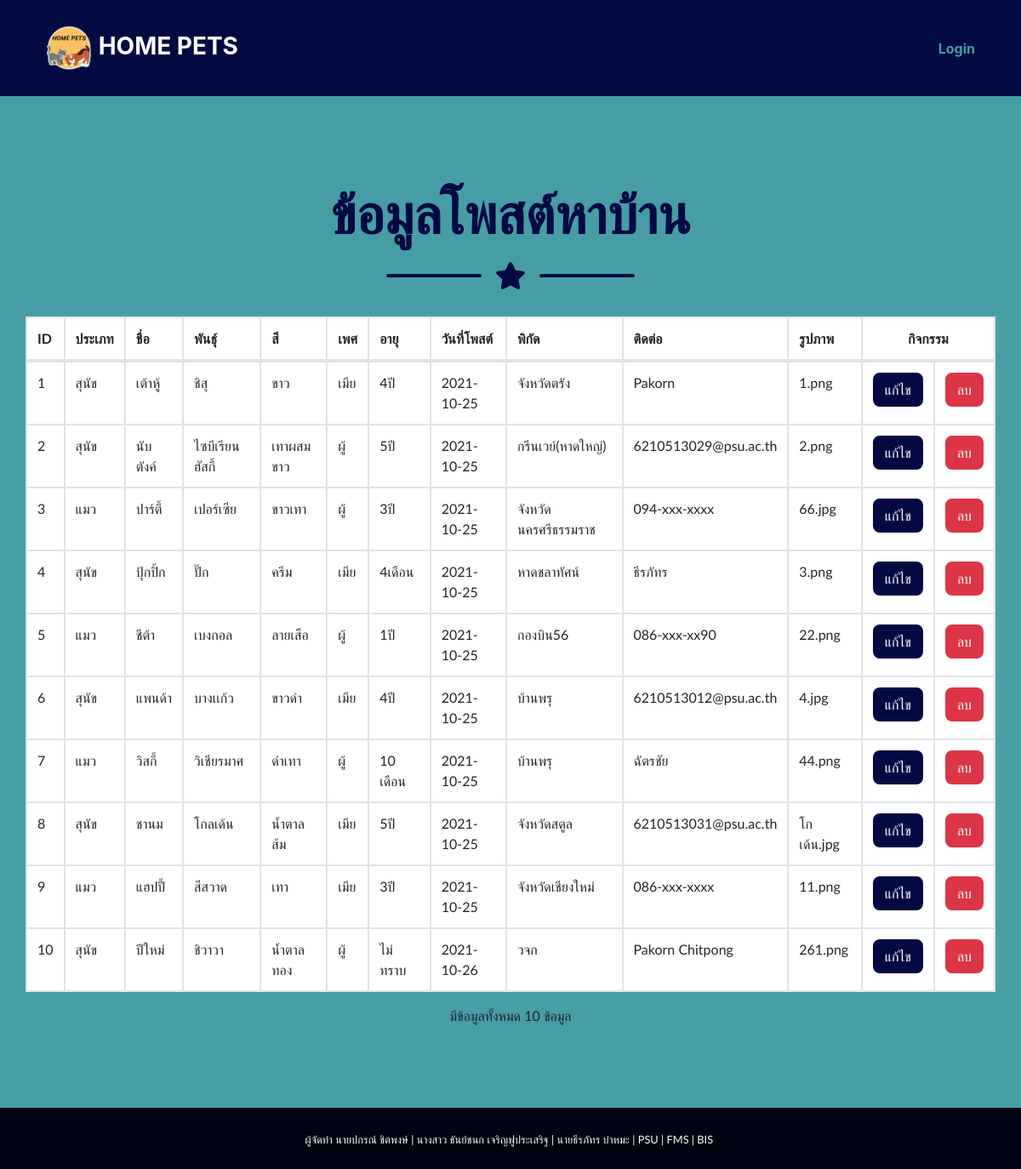
The page /show_user.php on the database its author committed.
### tables this page shows
CREATE TABLE `post` (
  `user_id` int(11) NOT NULL COMMENT 'ID of Post',
  `user_type` varchar(10) NOT NULL COMMENT 'Type',
  `user_name` varchar(50) NOT NULL COMMENT 'Name',
  `user_breed` varchar(50) NOT NULL COMMENT 'Breed',
  `user_color` varchar(50) NOT NULL COMMENT 'Color',
  `user_gender` varchar(20) NOT NULL COMMENT 'Gender',
  `user_age` varchar(50) NOT NULL COMMENT 'Age',
  `user_date` date NOT NULL COMMENT 'Date',
  `user_location` varchar(200) NOT NULL COMMENT 'Location',
  `user_contact` varchar(200) NOT NULL COMMENT 'Contact',
  `user_img` varchar(200) NOT NULL COMMENT 'Image',
  `pet_desc` text DEFAULT NULL
);

### show_user.php (the view, shortened to what this page needs)
<?php
    include_once 'dbconnect.php';
    $sql = "SELECT * FROM post ORDER BY user_id ASC";
    $result = mysqli_query($con, $sql);
    $cnt = 1;
 ?>
 <!DOCTYPE html>
 <html>
 <head>
 <head>
    <link href="css/styles.css" rel="stylesheet">
    <link rel="stylesheet" href="css/heading.css">
    <link rel="stylesheet" href="css/body.css">
</head>
<body id="page-top">
	<nav class="navbar navbar-expand-lg bg-secondary fixed-top" id="mainNav">
        <div class="container"><a class="navbar-brand js-scroll-trigger" href="index.php"><img src="assets/img/image0_copy.png" height="55" width="55">      HOME PETS</a>
            <div class="collapse navbar-collapse" id="navbarResponsive">
                <ul class="navbar-nav ml-auto">
                 <?php if (isset($_SESSION['name'])) { ?>
                    <li class="nav-item mx-0 mx-lg-1"><a class="nav-link py-3 px-0 px-lg-3 rounded js-scroll-trigger">ผู้ดูแลระบบ <?php echo $_SESSION['name'] ?></a></li>
                    <li class="nav-item mx-0 mx-lg-1"><a class="nav-link py-3 px-0 px-lg-3 rounded js-scroll-trigger" href="logout.php">ออกจากระบบ</a></li>
                 <?php } else { ?>
     			    <li><a href="login.php">Login</a></li>
                <?php } ?>
     		</ul>
     	</div>
            </div>
    </nav>
 <header class="masthead bg-primary">
 <div class="container">
     <div class="row">
         <div class="col-xs-8 col-xs-offset-2">
           <br>
            <h1 class="masthead-heading mb-0 text-secondary text-center">ข้อมูลโพสต์หาบ้าน</h1>
       				 <div class="divider-custom">
           				<div class="divider-custom-line"></div>
            			<div class="divider-custom-icon"><i class="fas fa-star"></i></div>
            			<div class="divider-custom-line"></div>
        			</div>
            <div class="table-responsive">
                <table class="table table-bordered  bg-white ">
                    <thead>
                     <tr>
                         <th>ID</th>
                         <th>ประเภท</th>
                         <th>ชื่อ</th>
                         <th>พันธุ์</th>
                         <th>สี</th>
                         <th>เพศ</th>
                         <th>อายุ</th>
                         <th>วันที่โพสต์</th>
                         <th>พิกัด</th>
                         <th>ติดต่อ</th>
                         <th>รูปภาพ</th>
                         <th colspan="2" style="text-align:center">กิจกรรม</th>
                     </tr>
                </thead>
            <tbody>
                <?php while ($row = mysqli_fetch_array($result)) { ?>
                    <tr>
                        <td><?php echo $cnt++; ?></td>
                        <td><?php echo $row['user_type'];?></td>
                        <td><?php echo $row['user_name'];?></td>
                        <td><?php echo $row['user_breed'];?></td>
                        <td><?php echo $row['user_color'];?></td>
                        <td><?php echo $row['user_gender'];?></td>
                        <td><?php echo $row['user_age'];?></td>
                        <td><?php echo $row['user_date'];?></td>
                        <td><?php echo $row['user_location'];?></td>
                        <td><?php echo $row['user_contact'];?></td>
                        <td><?php echo $row['user_img'];?></td>
                        <td><input type="button" value="แก้ไข" name="btn-edit" class="btn btn-secondary" onclick = "update_user (<?php echo $row['user_id']; ?>);"></td>
                        <td><input type="button" value="ลบ" name="btn-delete" class="btn btn-danger" onclick ="delete_user (<?php echo $row['user_id']; ?>);"></td>
                    </tr>
                <?php } ?>
                </tbody>
             </table>
            </div>
            <center><div>มีข้อมูลทั้งหมด <?php echo mysqli_num_rows($result) . " ข้อมูล"; ?></div></center>
        </div>
     </div>
 </div>
</header>
<section class="copyright py-4 text-center text-white">
<div class="container"><small class="pre-wrap">ผู้จัดทำ นายปกรณ์ ชิตพงษ์ | นางสาว ธันย์ชนก เจริญฟูประเสริฐ | นายธีรภัทร บ่าหมะ | PSU | FMS | BIS </small></div></section>
 </body>
 </html>

### rows shown on the page
post: user_type "สุนัข", user_name "เต้าหู้", user_breed "ชิสุ", user_color "ขาว", user_gender "เมีย", user_age "4ปี", user_date "2021-10-25", user_location "จังหวัดตรัง", user_contact "Pakorn", user_img "1.png"
post: user_type "สุนัข", user_name "นับตังค์", user_breed "ไซบีเรียน ฮัสกี้", user_color "เทาผสมขาว", user_gender "ผู้", user_age "5ปี", user_date "2021-10-25", user_location "กรีนเวย์(หาดใหญ่)", user_contact "6210513029@psu.ac.th", user_img "2.png"
post: user_type "แมว", user_name "ปาร์ตี้", user_breed "เปอร์เซีย", user_color "ขาวเทา", user_gender "ผู้", user_age "3ปี", user_date "2021-10-25", user_location "จังหวัดนครศรีธรรมราช", user_contact "094-xxx-xxxx", user_img "66.jpg"
post: user_type "สุนัข", user_name "ปุ้กปิ้ก", user_breed "ปั๊ก", user_color "ครีม", user_gender "เมีย", user_age "4เดือน", user_date "2021-10-25", user_location "หาดชลาทัศน์", user_contact "ธีรภัทร", user_img "3.png"
post: user_type "แมว", user_name "ชีต้า", user_breed "เบงกอล", user_color "ลายเสือ", user_gender "ผู้", user_age "1ปี", user_date "2021-10-25", user_location "กองบิน56", user_contact "086-xxx-xx90", user_img "22.png"
post: user_type "สุนัข", user_name "แพนด้า", user_breed "บางเเก้ว", user_color "ขาวดำ", user_gender "เมีย", user_age "4ปี", user_date "2021-10-25", user_location "บ้านพรุ", user_contact "6210513012@psu.ac.th", user_img "4.jpg"
post: user_type "แมว", user_name "วิสกี้", user_breed "วิเชียรมาศ", user_color "ดำเทา", user_gender "ผู้", user_age "10 เดือน", user_date "2021-10-25", user_location "บ้านพรุ", user_contact "ฉัตรชัย", user_img "44.png"
post: user_type "สุนัข", user_name "ชานม", user_breed "โกลเด้น", user_color "น้ำตาลส้ม", user_gender "เมีย", user_age "5ปี", user_date "2021-10-25", user_location "จังหวัดสตูล", user_contact "6210513031@psu.ac.th", user_img "โกเด้น.jpg"
post: user_type "แมว", user_name "แฮปปี้", user_breed "สีสวาด", user_color "เทา", user_gender "เมีย", user_age "3ปี", user_date "2021-10-25", user_location "จังหวัดเชียงใหม่", user_contact "086-xxx-xxxx", user_img "11.png"
post: user_type "สุนัข", user_name "ปีใหม่", user_breed "ชิวาวา", user_color "น้ำตาลทอง", user_gender "ผู้", user_age "ไม่ทราบ", user_date "2021-10-26", user_location "วจก", user_contact "Pakorn Chitpong", user_img "261.png"

### other values the page prints
mysqli_num_rows($result) "10"
